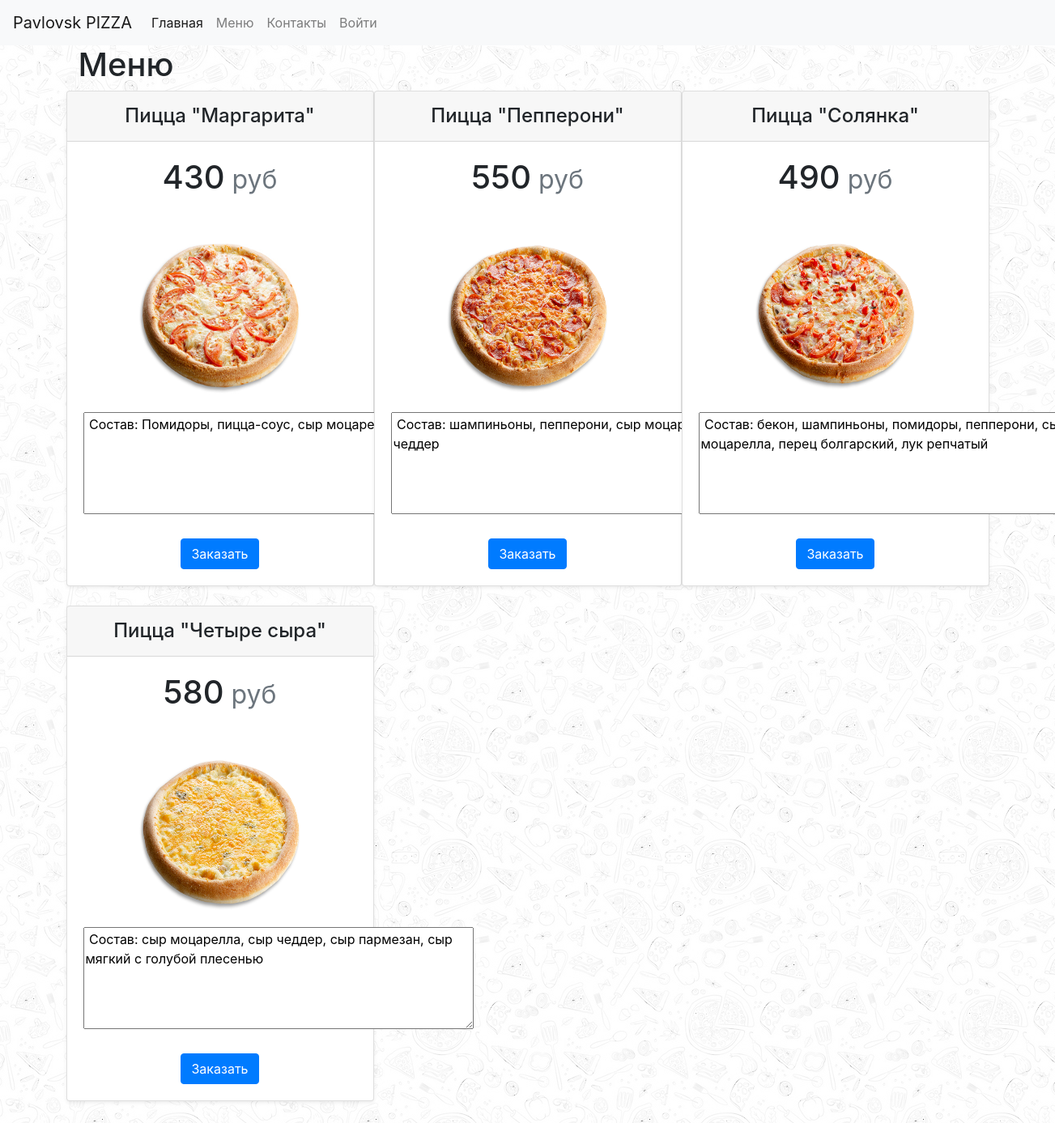
The page /menu on the database its author committed.
### app.py (models this page shows)
    class Item(db.Model):
        id = db.Column(db.Integer, primary_key=True)
        title = db.Column(db.Text, nullable=False)
        image = db.Column(db.Text, default="jpg.jpg")
        price = db.Column(db.Integer, nullable=False)
        about = db.Column(db.Text)
        recept_id = db.Column(db.Integer, default=0)
        isActive = db.Column(db.Boolean, default=True)

### app.py (the view, shortened to what this page needs)
    @app.route('/menu', methods=['GET', 'POST'])
    def menu():
        items = Item.query.order_by(-Item.isActive, Item.title).all()
        return render_template("menu.html", items=items, recept=Recept.query.all(), title='Меню · Pizza Online')

### app.py (called while the page is built)
    @app.context_processor
    def inject_user():
        return dict(basket_count=basket_count)

### templates/menu.html (shortened to what this page needs)
{% extends 'base.html' %}
{% block content %}
    <h1>Меню</h1>
    <div class="row row-cols-1 row-cols-md-3 mb-3 text-center">
        {% for el in items %}
            {% if current_user.role == 'admin' or el.isActive %}
                <div class="card mb-4 rounded-3 shadow-sm">
                    <div class="card-header py-3">
                       <h4 class="my-0 fw-normal">{{ el.title }}</h4>
                    </div>
                    <div class="card-body">
                       <h1 class="card-title pricing-card-title">{{el.price}}<small class="text-muted fw-light"> руб</small></h1>
                       <ul class="list-unstyled mt-3 mb-4">
                           <img src="/static/img/{{ el.image }}" width="250" height="250" class="img-rounded">
                           <li><textarea rows="5" cols="45" readonly="readonly" name="item_about"> {{ el.about }} </textarea></li>
                      </ul>
                      <form method="post">
                        <input type="submit" class="btn btn-primary" name="btn" value="Заказать">
                      </form>
                    </div>
                </div>
            {% endif %}
        {% endfor %}
    </div>
{% endblock %}

### templates/base.html (shortened to what this page needs)
<!doctype html>
<html lang="en">
<head>
    <link rel="stylesheet"
          href="https://stackpath.bootstrapcdn.com/bootstrap/4.4.1/css/bootstrap.min.css"
>
</head>
<body>
<header>
    <nav class="navbar navbar-expand-lg navbar-light bg-light">
  <a class="navbar-brand">Pavlovsk PIZZA</a>
  <div class="collapse navbar-collapse" id="navbarNav">
    <ul class="navbar-nav">
      <li class="nav-item active">
        <a class="nav-link" href="/">Главная<span class="sr-only">(current)</span></a>
      </li>
      <li class="nav-item">
        <a class="nav-link" href="/menu">Меню</a>
      </li>
      <li class="nav-item">
        <a class="nav-link" href="/contacts">Контакты</a>
      </li>
      {% if current_user.is_anonymous == False%}
	  <li class="nav-item">
        <a class="nav-link" href="/profile">Профиль</a>
      </li>
        <li class="nav-item">
        <a class="nav-link" href="/basket">Корзина({{ basket_count }})</a>
      </li>
	  {% else %}
	  <li class="nav-item">
        <a class="nav-link" href="/auth">Войти</a>
      </li>
	  {% endif %}
    </ul>
  </div>
</nav>
</header>
<main role="main" class="container">
    {% block content %}{% endblock %}
</main>
</body>
</html>

### templates/base.html (style rules this page uses)
body { background: #c7b39b url(static/img/bg.jpg) }

### rows shown on the page
Item: title "Пицца \"Маргарита\"", price "430", image (picture), item_about "Состав: Помидоры, пицца-соус, сыр моцарелла"
Item: title "Пицца \"Пепперони\"", price "550", image (picture), item_about "Состав: шампиньоны, пепперони, сыр моцарелла, сыр чеддер"
Item: title "Пицца \"Солянка\"", price "490", image (picture), item_about "Состав: бекон, шампиньоны, помидоры, пепперони, сыр моцарелла, перец болгарский, лук репчатый"
Item: title "Пицца \"Четыре сыра\"", price "580", image (picture), item_about "Состав: сыр моцарелла, сыр чеддер, сыр пармезан, сыр мягкий с голубой плесенью"
